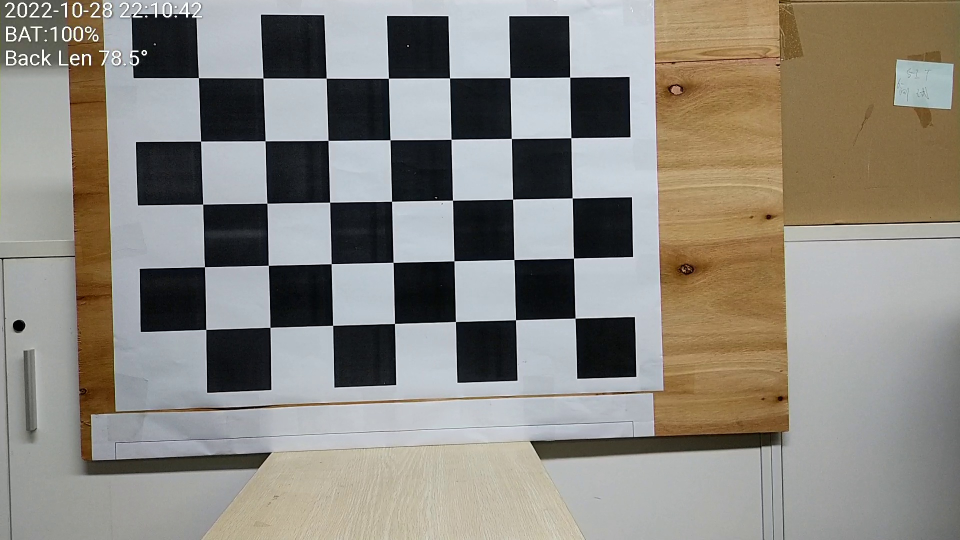
#> input picture camera/img2.jpg, 1920 x 1080 px (shown at 1/2 size)
$ python aruco_static_detect.py
#> lines starting #> are read from the running program, lines starting #| are printed output that depends on the picture
import numpy as np
import time
import cv2
import cv2.aruco as aruco

# 读取图片
frame = cv2.imread('camera/img2.jpg')
#> frame is the input picture: shape (1080, 1920, 3); mean B, G, R 127.6, 135.4, 139.3
# 调整图片大小
# frame = cv2.resize(frame, None, fx=0.2, fy=0.2, interpolation=cv2.INTER_CUBIC)
frame = cv2.resize(frame, None, fx=1, fy=1, interpolation=cv2.INTER_CUBIC)
# 灰度话
gray = cv2.cvtColor(frame, cv2.COLOR_BGR2GRAY)
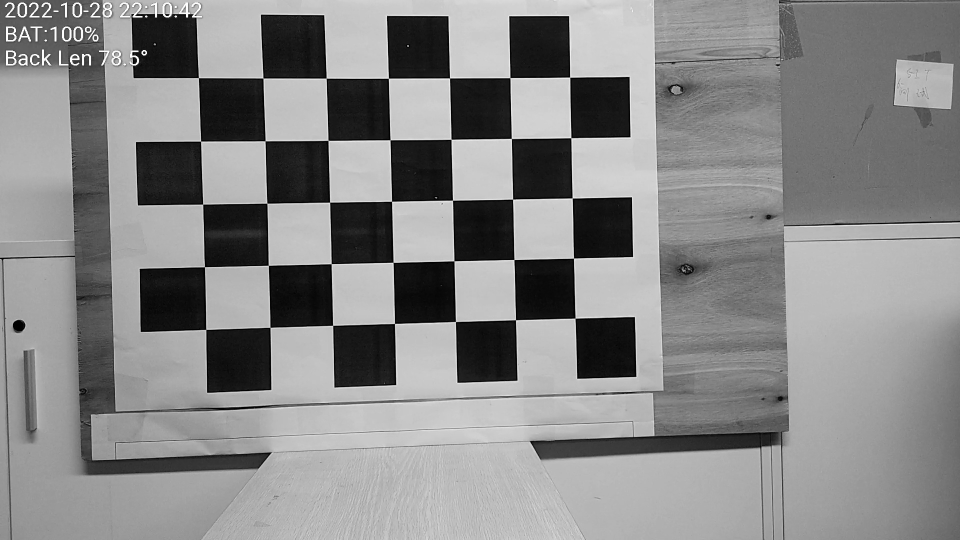
#> gray: shape (1080, 1920) (shown at 1/2 size); min 0, max 255, mean 135.7
# 设置预定义的字典
aruco_dict = aruco.Dictionary_get(aruco.DICT_6X6_250)
# 使用默认值初始化检测器参数
parameters = aruco.DetectorParameters_create()
# 使用aruco.detectMarkers()函数可以检测到marker，返回ID和标志板的4个角点坐标
corners, ids, rejectedImgPoints = aruco.detectMarkers(gray, aruco_dict, parameters=parameters)
#> corners = (); ids = None; rejectedImgPoints = 27 items
# 画出标志位置
aruco.drawDetectedMarkers(frame, corners, ids)

cv2.imshow("frame", frame)
cv2.waitKey(0)
cv2.destroyAllWindows()


# 对于每次成功检测到标记，将按从左上，右上，右下和左下的顺序检测标记的四个角点。在Python中，它们存储为Numpy 数组。
# detectMarkers()函数用于检测和确定标记角点的位置。
#
# 第一个参数image是带有标记的场景图像。
# 第二个参数dictionary是用于生成标记的字典。成功检测到的标记将存储在markerCorners中，其ID存储在markerIds中。先前初始化的DetectorParameters对象作为传递参数。
# 第三个参数parameters： DetectionParameters 类的对象，该对象包括在检测过程中可以自定义的所有参数；
# 返回参数corners：检测到的aruco标记的角点列表，对于每个标记，其四个角点均按其原始顺序返回（从右上角开始顺时针旋转），第一个角是右上角，然后是右下角，左下角和左上角。
# 返回ids：检测到的每个标记的 id，需要注意的是第三个参数和第四个参数具有相同的大小；
# 返回参数rejectedImgPoints：抛弃的候选标记列表，即检测到的、但未提供有效编码的正方形。每个候选标记也由其四个角定义，其格式与第三个参数相同，该参数若无特殊要求可以省略。

$ run again, with camera/img10.jpg copied over camera/img2.jpg
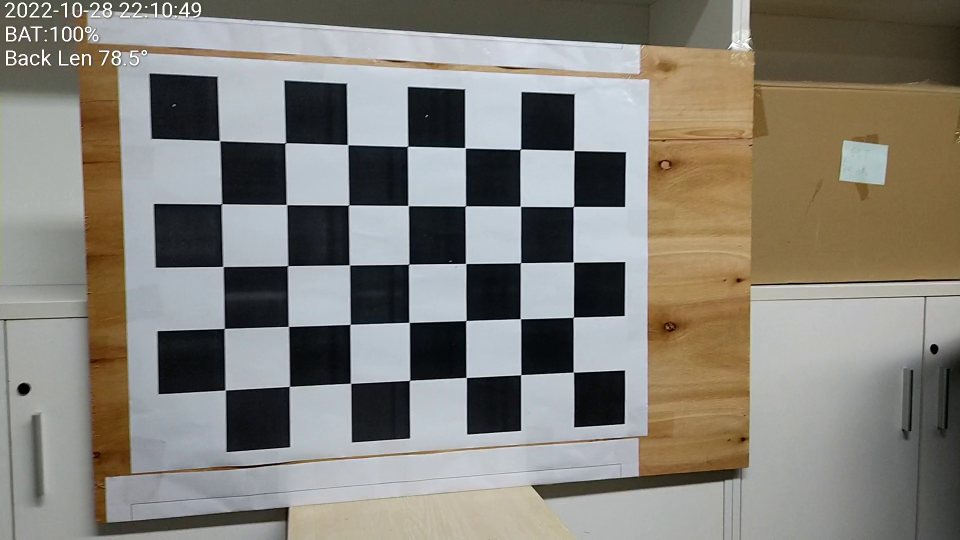
#> input picture camera/img10.jpg, 1920 x 1080 px (shown at 1/2 size)
#> frame is the input picture: shape (1080, 1920, 3); mean B, G, R 120.3, 128.5, 132
#> `gray = cv2.cvtColor(frame, cv2.COLOR_BGR2GRAY)`:
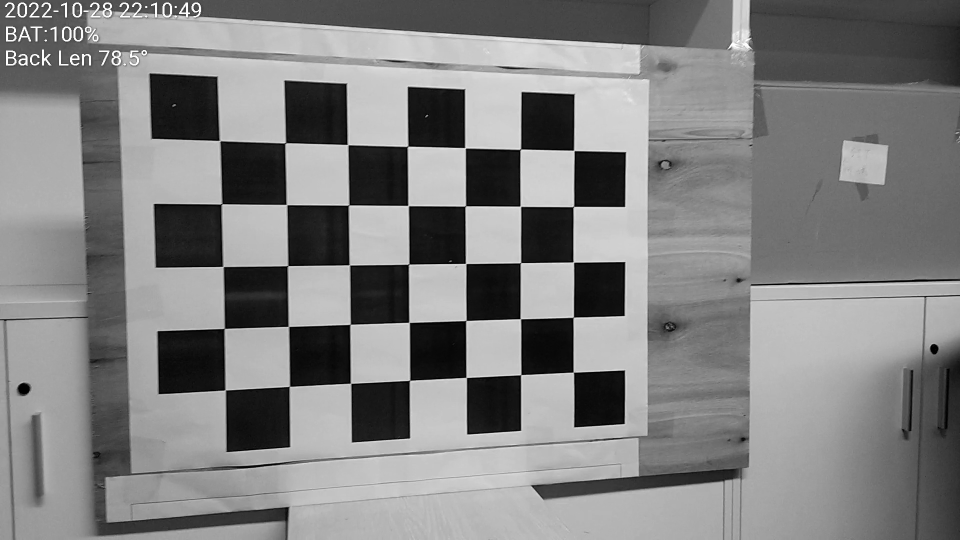
#> gray: shape (1080, 1920) (shown at 1/2 size); min 0, max 255, mean 128.6
#> corners = (); ids = None; rejectedImgPoints = 27 items

$ run again, with camera/img100.jpg copied over camera/img2.jpg
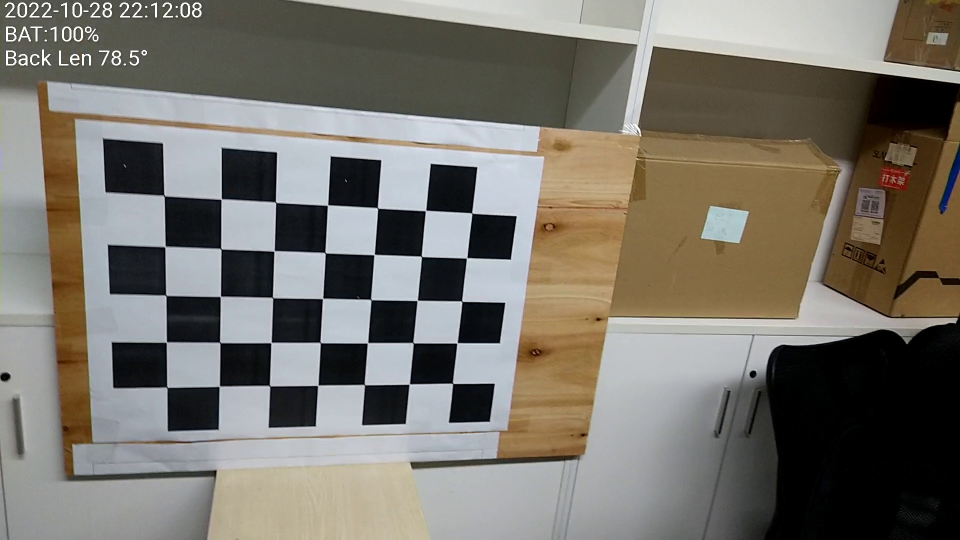
#> input picture camera/img100.jpg, 1920 x 1080 px (shown at 1/2 size)
#> frame is the input picture: shape (1080, 1920, 3); mean B, G, R 107.8, 116.1, 120.2
#> `gray = cv2.cvtColor(frame, cv2.COLOR_BGR2GRAY)`:
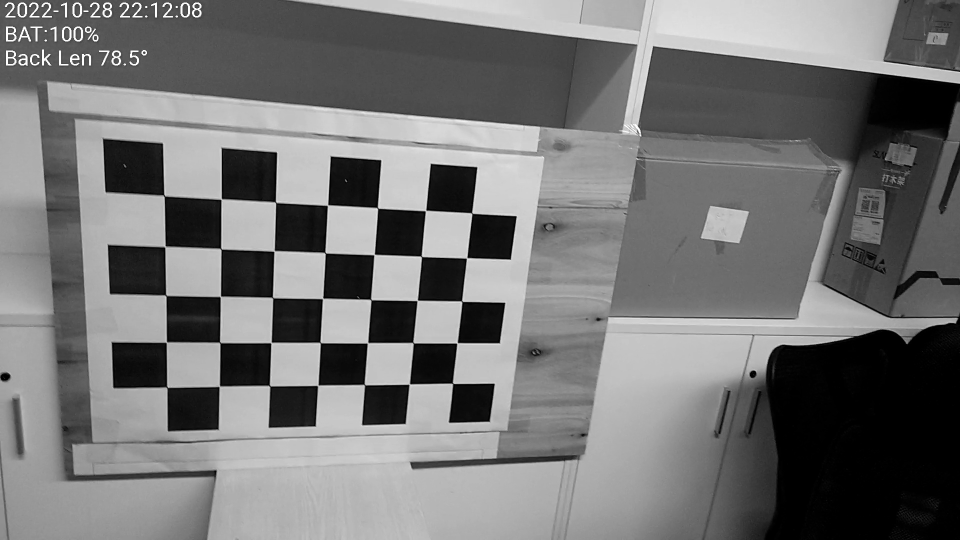
#> gray: shape (1080, 1920) (shown at 1/2 size); min 0, max 255, mean 116.4
#> corners = (); ids = None; rejectedImgPoints = 29 items
